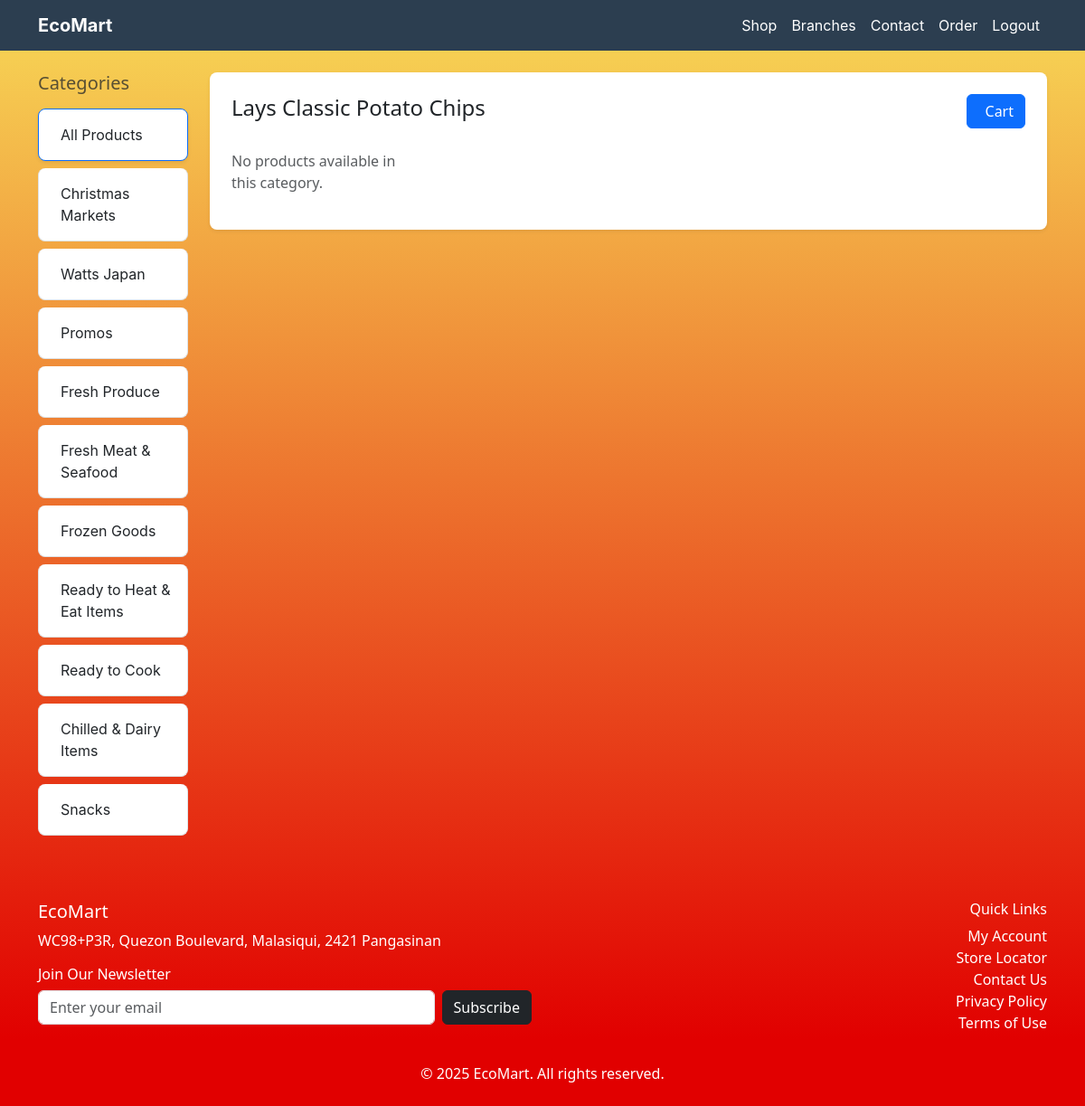
The app's page /public/client/shop.php?category=Lays Classic Potato Chips with its own data.
### tables this page shows
CREATE TABLE `categories` (
  `category_id` int(11) NOT NULL,
  `name` varchar(255) NOT NULL,
  `created_at` datetime NOT NULL
);

### public/client/shop.php (called while the page is built, shortened)
<?php
require_once DIR . '/Models/Categories.php';
$categoryModel = new Categories();
$productModel = new Products();
$categories = $categoryModel->getAllCategories();
$selectedCategory = $_GET['category'] ?? null;
if ($selectedCategory) {
    $products = $productModel->getProductsByCategory($selectedCategory);
} else {
    $products = $productModel->getAllProducts();
}
require_once DIR . '/views/client/shop.view.php';

### Core/Database.php (called while the page is built, shortened)
<?php
class Database
{
    private $host = "localhost";
    private $username = "root";
    private $password = "";
    private $database = "ecomart_db";
    private $conn;
    public function __construct()
    {
        $this->conn = new mysqli($this->host, $this->username, $this->password, $this->database);
    }
    public function getConnection()
    {
        return $this->conn;
    }
}

### Models/Categories.php (called while the page is built)
<?php
require_once __DIR__ . '/../Core/Database.php';
class Categories
{
    private $conn;
    public function __construct()
    {
        $database = new Database();
        $this->conn = $database->getConnection();
    }
    public function getAllCategories()
    {
        $sql = 'SELECT * FROM categories';
        $result = $this->conn->query($sql);
        $categories = [];
        while ($row = $result->fetch_assoc()) {
            $categories[] = $row;
        }
        return $categories;
    }
}

### views/client/shop.view.php (the view, shortened to what this page needs)
<?php include __DIR__ . '/../components/client-header.php'; ?>
<div class="container-lg mt-4">
    <div class="row g-4">
        <div class="col-lg-2 d-none d-lg-block">
            <div class="sticky-top" style="top: 1rem;">
                <h3 class="h5 text-muted mb-3">Categories</h3>
                <div class="list-group gap-2">
                    <a href="/shop" class="list-group-item list-group-item-action d-flex align-items-center <?= !$selectedCategory ? 'active' : '' ?> rounded-3 p-3 shadow-sm border-primary">
                        All Products
                    </a>
                    <?php foreach ($categories as $category): ?>
                        <a href="/shop?category=<?= urlencode($category['name']) ?>"
                            class="list-group-item list-group-item-action d-flex align-items-center rounded-3 p-3 <?= $selectedCategory == $category['name'] ? 'active' : '' ?>">
                            <?= htmlspecialchars($category['name']) ?>
                        </a>
                    <?php endforeach; ?>
                </div>
            </div>
        </div>
        <div class="col-lg-10">
            <div class="bg-white rounded-3 p-4 shadow-sm overflow-auto vh-75">
                <div class="d-flex justify-content-between align-items-center mb-4">
                    <h2 class="h4"><?= $selectedCategory ? htmlspecialchars($selectedCategory) : 'All Products' ?></h2>
                    <a href="/process-order" class="btn btn-primary position-relative">
                        <i class="fas fa-shopping-cart me-2"></i>Cart
                    </a>
                </div>
                <div class="row row-cols-1 row-cols-md-2 row-cols-lg-4 g-4">
                    <?php if (!empty($products)): ?>
                        <?php foreach ($products as $product): ?>
                            <div class="col">
                                <div class="card h-100 shadow-sm">
                                    <div class="ratio ratio-1x1 bg-light">
                                        <?php if (!empty($product['image_url'])): ?>
                                            <img src="<?= htmlspecialchars($product['image_url']) ?>" alt="Product Image" class="w-100 h-100 object-fit-cover">
                                        <?php endif; ?>
                                    </div>
                                    <div class="card-body d-flex flex-column">
                                        <h5 class="card-title text-truncate"><?= htmlspecialchars($product['name']) ?></h5>
                                        <p class="fw-bold text-primary mb-2">₱<?= number_format($product['price'], 2) ?></p>
                                        <button class="btn btn-primary btn-sm mt-auto w-100 add-to-cart"
                                                data-product-id="<?= $product['product_id'] ?>"
                                                data-product-name="<?= htmlspecialchars($product['name']) ?>"
                                                data-product-price="<?= $product['price'] ?>">
                                            <i class="fas fa-cart-plus me-2"></i>Add to Cart
                                        </button>
                                    </div>
                                </div>
                            </div>
                        <?php endforeach; ?>
                    <?php else: ?>
                        <p class="text-muted">No products available in this category.</p>
                    <?php endif; ?>
                </div>
            </div>
        </div>
    </div>
</div>
<?php include __DIR__ . '/../components/footer.php'; ?>

### views/components/client-header.php (shortened to what this page needs)
<!DOCTYPE html>
<html lang="en">
<head>
    <link rel="stylesheet" href="https://cdn.jsdelivr.net/npm/bootstrap@5.3.0/dist/css/bootstrap.min.css">
    <link rel="stylesheet" href="assets/styles.css">
</head>
<body>
    <nav class="navbar navbar-expand-lg sticky-top" style="z-index: 1030;">
        <div class="container">
            <a class="navbar-brand text-white fw-bold" href="/shop">EcoMart</a>
            <div class="collapse navbar-collapse" id="navbarNav">
                <ul class="navbar-nav ms-auto">
                    <li class="nav-item"><a class="nav-link text-white" href="/shop">Shop</a></li>
                    <li class="nav-item"><a class="nav-link text-white" href="/branches">Branches</a></li>
                    <li class="nav-item"><a class="nav-link text-white" href="/contact">Contact</a></li>
                    <li class="nav-item"><a class="nav-link text-white" href="/process-order">Order</a></li>
                    <li class="nav-item"><a class="nav-link text-white" href="/logout">Logout</a></li>
                </ul>
            </div>
        </div>
    </nav>

### views/components/footer.php
        <footer class="text-white py-4 mt-5">
            <div class="container">
                <div class="row">
                    <div class="col-md-6">
                        <h5>EcoMart</h5>
                        <p>WC98+P3R, Quezon Boulevard, Malasiqui, 2421 Pangasinan</p>
                        <h6 class="mt-3">Join Our Newsletter</h6>
                        <form class="d-flex">
                            <input type="email" class="form-control me-2" placeholder="Enter your email">
                            <button class="btn btn-dark" type="submit">Subscribe</button>
                        </form>
                    </div>
                    <div class="col-md-6 text-md-end mt-4 mt-md-0">
                        <h6>Quick Links</h6>
                        <ul class="list-unstyled">
                            <li><a href="#" class="text-white text-decoration-none">My Account</a></li>
                            <li><a href="branches.php" class="text-white text-decoration-none">Store Locator</a></li>
                            <li><a href="contact.php" class="text-white text-decoration-none">Contact Us</a></li>
                            <li><a href="privacy-policy.php" class="text-white text-decoration-none">Privacy Policy</a></li>
                            <li><a href="terms.php" class="text-white text-decoration-none">Terms of Use</a></li>
                        </ul>
                    </div>
                </div>
                <div class="text-center mt-3">
                    <p class="mb-0">© 2025 EcoMart. All rights reserved.</p>
                </div>
            </div>
        </footer>
        <link rel="stylesheet" href="https://cdn.jsdelivr.net/npm/bootstrap@5.3.0/dist/css/bootstrap.min.css">
    </body>
</html>

### public/assets/styles.css (style rules this page uses)
body { font-family: 'Open Sans', serif; font-optical-sizing: auto; font-weight: 400; font-style: normal; font-variation-settings: "wdth" 100; background: linear-gradient(0deg, rgba(225,0,0,1) 6%, rgb(244 202 18 / 71%) 100%); min-height: 100vh; overflow-x: hidden; }
.container { position: relative; z-index: 1; }
.navbar { padding: 10px; font-family: 'Inter', sans-serif; background-color: #2c3e50 !important; }
.navbar-brand, .nav-link { color: #ffffff !important; }
.list-group-item { border-radius: 5px; font-family: 'Inter', sans-serif; }
.btn-primary { background-color: #28a745; border: none; font-family: 'Inter', sans-serif; }

### records on screen
categories: name "Christmas Markets"
categories: name "Watts Japan"
categories: name "Promos"
categories: name "Fresh Produce"
categories: name "Fresh Meat & Seafood"
categories: name "Frozen Goods"
categories: name "Ready to Heat & Eat Items"
categories: name "Ready to Cook"
categories: name "Chilled & Dairy Items"
categories: name "Snacks"

### other values on screen
$selectedCategory "Lays Classic Potato Chips"
